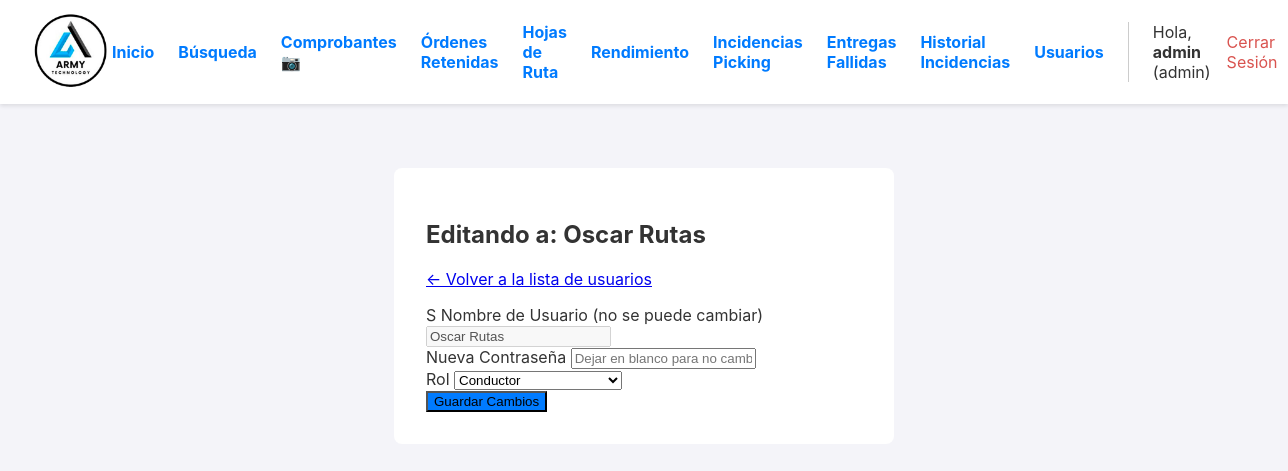
The app's page /admin/usuario/2/editar (signed in) with its own data.
### app.py (models this page shows, shortened)
class User(UserMixin, db.Model):
    id = db.Column(db.Integer, primary_key=True)
    username = db.Column(db.String(80), unique=True, nullable=False)
    password_hash = db.Column(db.String(256), nullable=False)
    role = db.Column(db.String(20), nullable=False, default='operario')

### app.py (the view, shortened to what this page needs)
@app.route('/admin/usuario/<int:user_id>/editar', methods=['GET', 'POST'])
@login_required
@admin_required
def editar_usuario(user_id):
    user_a_editar = db.session.get(User, user_id)
    if not user_a_editar:
        return abort(404)
    return render_template('editar_usuario.html', user=user_a_editar)

### app.py (called while the page is built)
def admin_required(f):
    @wraps(f)
    def decorated_function(*args, **kwargs):
        if not current_user.is_authenticated or current_user.role != 'admin':
            flash('Se requiere rol de administrador para acceder a esta página.', 'error')
            return redirect(url_for('dashboard'))
        return f(*args, **kwargs)
    return decorated_function

@login_manager.user_loader
def load_user(user_id):
    return db.session.get(User, int(user_id))

### templates/editar_usuario.html (shortened to what this page needs)
{% extends "layout.html" %}
{% block content %}
<div class="form-container">
    <h2>Editando a: {{ user.username }}</h2>
    <p><a href="{{ url_for('gestionar_usuarios') }}">← Volver a la lista de usuarios</a></p>
    <form method="POST">
        <div class="form-group">S
            <label for="username">Nombre de Usuario (no se puede cambiar)</label>
            <input type="text" id="username" name="username" value="{{ user.username }}" disabled>
        </div>
        <div class="form-group">
            <label for="password">Nueva Contraseña</label>
            <input type="password" id="password" name="password" placeholder="Dejar en blanco para no cambiar">
        </div>
        <div class="form-group">
            <label for="role">Rol</label>
            <select id="role" name="role">
                <option value="conductor" {% if user.role == 'conductor' %}selected{% endif %}>Conductor</option>
            </select>
        </div>
        <button type="submit" class="submit-btn" style="background-color: #007bff;">Guardar Cambios</button>
    </form>
</div>
{% endblock %}

### templates/layout.html (shortened to what this page needs)
<!DOCTYPE html>
<html lang="es">
<head>
</head>
<body>
    <header>
        <div class="logo">
            <a href="{{ url_for('dashboard') }}">
                <img src="{{ url_for('static', filename='img/logo.png') }}" alt="Logo de la Empresa">
            </a>
        </div>
        <nav class="nav">
             {% if current_user.is_authenticated %}
                {% if current_user.role == 'admin' %}
                    <div class="nav-admin-links">
                        <a href="{{ url_for('dashboard') }}">Inicio</a>
                        <a href="{{ url_for('reportes_y_busqueda') }}">Búsqueda</a>
                        <a href="{{ url_for('galeria_comprobantes') }}">Comprobantes 📷</a>
                        <a href="{{ url_for('ordenes_retenidas') }}">Órdenes Retenidas</a>
                        <a href="{{ url_for('gestionar_rutas') }}">Hojas de Ruta</a>
                        <a href="{{ url_for('reporte_operarios') }}">Rendimiento</a>
                        <a href="{{ url_for('gestionar_incidencias') }}" class="nav-link-with-badge">
                            Incidencias Picking
                        </a>
                        <a href="{{ url_for('gestionar_entregas_fallidas') }}" class="nav-link-with-badge">
                            Entregas Fallidas
                        </a>
                        <a href="{{ url_for('historial_incidencias') }}">Historial Incidencias</a>
                        <a href="{{ url_for('gestionar_usuarios') }}">Usuarios</a>
                    </div>
                {% endif %}
                <div class="user-info">
                    <span>Hola, <strong>{{ current_user.username }}</strong> ({{ current_user.role }})</span>
                    <a href="{{ url_for('logout') }}" style="color: #d9534f;">Cerrar Sesión</a>
                </div>
             {% endif %}
        </nav>
    </header>
    <main>
        {% block content %}{% endblock %}
    </main>
</body>
</html>

### templates/layout.html (style rules this page uses)
body { font-family: -apple-system, BlinkMacSystemFont, "Segoe UI", Roboto, "Helvetica Neue", Arial, sans-serif; margin: 0; background-color: #f4f4f9; color: #333; }
header { background-color: #fff; padding: 10px 2em; display: flex; justify-content: space-between; align-items: center; box-shadow: 0 2px 4px rgba(0,0,0,0.1); position: sticky; top: 0; z-index: 100; }
.logo img { height: 80px; }
.nav { display: flex; align-items: center; gap: 1em; }
.nav-admin-links { display: flex; align-items: center; gap: 1.5em; font-weight: bold; border-right: 1px solid #ccc; padding-right: 1.5em; margin-right: 0.5em; }
.nav-admin-links a, .user-info a { text-decoration: none; color: #007bff; }
.user-info { display: flex; align-items: center; gap: 1em; }
main { padding: 2em; }
* { box-sizing: border-box; }
main { padding: 1em; }
@media (min-width: 768px) { main { padding: 2em; } }
.nav-link-with-badge { position: relative; text-decoration: none; }

### templates/editar_usuario.html (style rules this page uses)
.form-container { max-width: 500px; margin: 2em auto; background: white; padding: 2em; border-radius: 8px; }

### records on screen
User: username "admin", role "admin"
User: username "Oscar Rutas", role "Conductor"
